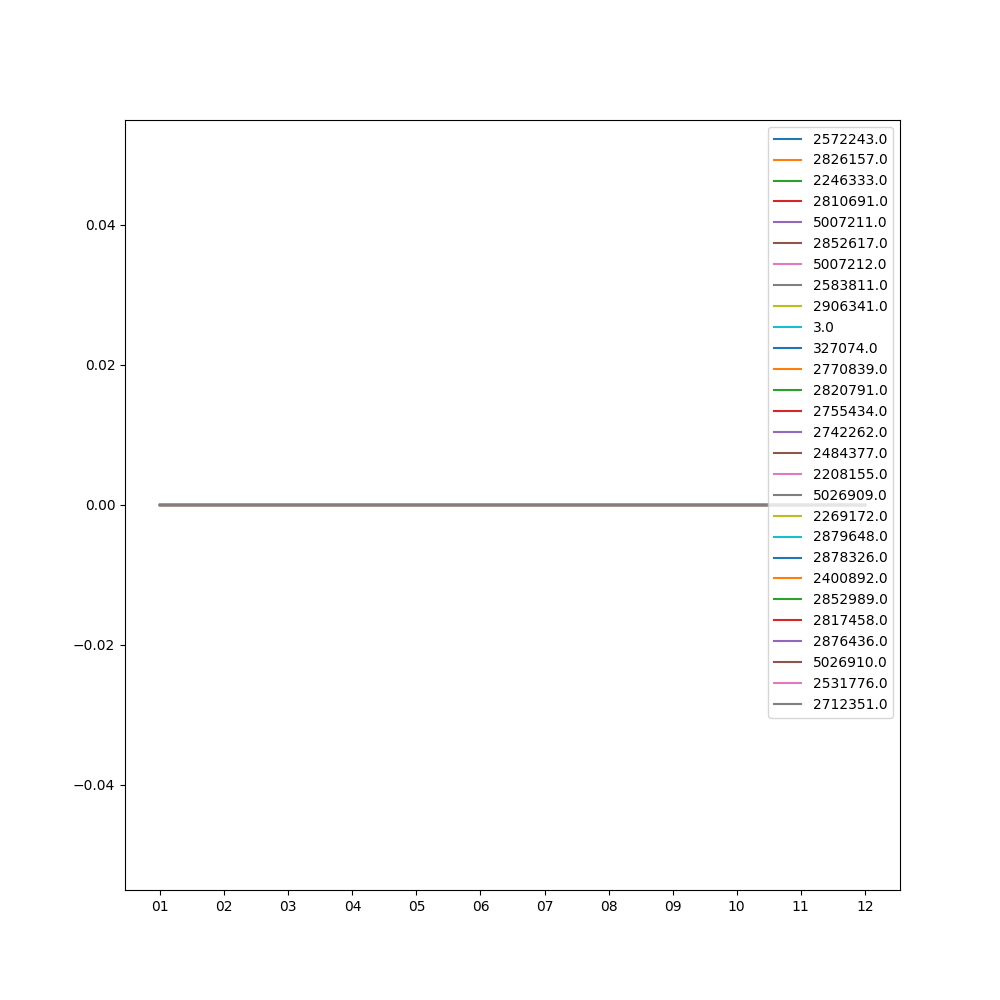

Here is the Python script that generated this plot:
import numpy as np
import pandas as pd
import matplotlib.pyplot as plt
import matplotlib.dates as dates
import threading
import json
import time

def see_stat(x, y=0):
    if y == "list":
        print (x.columns.tolist())
    else:
        for c in  x.columns.tolist():
            print (f"###############\n{x[c].value_counts(dropna=False)}")


def diag_circle(vals, labels, myexplode, title, save_name, types=None):
    fig, ax = plt.subplots(figsize=(50,50))
    ax.pie(vals, explode=myexplode, labels=labels, autopct='%1.2f%%', startangle=90, pctdistance=0.85)

    if types != None:
        centre_circle = plt.Circle((0,0),0.70,fc='white')
        fig = plt.gcf()
        fig.gca().add_artist(centre_circle)

    ax.axis("equal")
    ax.set_title(title)
    ax.legend(loc='best') #, bbox_to_anchor=(0.7, 0.7) 'upper left' bbox_to_anchor=(0.5, 0., 0.5, 0.5)
    plt.savefig(save_name)

def CUSTOMER():
    c_open = pd.read_csv('B24_dbo_Crm_customers.csv', delimiter=',')
    c_open = c_open[['Customer_Id', 'consent', 'join_club_success', 'Could_send_sms', 'Could_send_email']]
    c_open['join_club_success'] = c_open['join_club_success'].replace(np.nan, 2)
    c_open['Could_send_sms'] = c_open['Could_send_sms'].replace(np.nan, 0)
    c_open['Could_send_email'] = c_open['Could_send_email'].replace(np.nan, 0)
    c_open['consent'] = c_open['consent'].replace(np.nan, 0)
    c_open = c_open.apply(lambda x: pd.to_numeric(x, errors='coerce')).dropna() # Убираю все строки
    return c_open

def PRODUCT():
    p_open = pd.read_csv('B24_dbo_Crm_product_in_order.csv', delimiter=',')
    p_open = p_open[['Order_ID', 'Product_ID', 'Items_Count', 'Total_Amount', 'TotalDiscount']] 
    return p_open
    
def ORDER():
    o_open = pd.read_csv('B24_dbo_Crm_orders.csv', delimiter=',')
    #see_stat(o_open)
    o_open = o_open[['Order_Id', 'Customer_Id', 'Items_Count', 'price_before_discount', 'Amount_Charged', 'Order_Date']]
    o_open['price_before_discount'] = o_open['price_before_discount'].replace(np.nan, 0)
    return o_open.sort_values(by=['Order_Date'])

def PRODUCTNAME():
    p_open = pd.read_csv('B24_dbo_Products.csv', delimiter=',')
    #see_stat(p_open)
    return p_open


class Sort_v1:
    def __init__(self):
        # Pandas
        self.customer_open = CUSTOMER() #['Customer_Id', 'consent', 'join_club_success', 'Could_send_sms', 'Could_send_email']   
        self.order_open = ORDER() #['Order_Id', 'Customer_Id', 'Items_Count', 'price_before_discount', 'Amount_Charged', 'Order_Date'] 
        self.product_open = PRODUCT() #['Order_ID', 'Product_ID', 'Items_Count', 'Total_Amount', 'TotalDiscount']   
#        # Array
#        self.customer_arr = self.customer_open.to_numpy()
        self.order_arr = self.order_open.to_numpy()
        self.product_arr = self.product_open.to_numpy()
#        # Dict Graph
#        self.customer_dict = self.func_return(self.customer_arr, 0)
        self.order_dict = self.func_return(self.order_arr, 0)
        self.product_dict = self.func_return(self.product_arr, 0)

        self.sort_dict = {}

    def func_unite(self, see=None):
        key_error = 0
        not_errot = 0
        # Прохожу циклом по покупкам ордер
        for i in range(self.order_arr.shape[0]):
            try:
                # Из получаю продукты исходя из покупки ордер
                gen_ls = [self.get_from_index(p) for p in self.product_dict[self.order_arr[i,0]]] #arr_p[arr_o[i,0]]

                # Получаю  индекс покупателя в массиве
                ID_customer = self.customer_dict[self.order_arr[i,1]][0]

                # По индексу получаю информацию о покупателе
                ID_customer = self.customer_arr[ID_customer,:].tolist()
                if see != None:
                    print ("Product in order", len(gen_ls))
                    print ("Customer ID", ID_customer, int(ID_customer[0]), self.order_arr[i,1])

                # Создаю словарь где ключ ID покупки ордера

                #sort_dict[arr_o[i,0]] = [[gen_ls, ID_customer]] # Новая
                T = self.func_repack(gen_ls)
                T.append({"DATE_ORDER":self.order_arr[i,-1], "Items_Count":self.order_arr[i,2], "price_before_discount":self.order_arr[i,3], 
                          "Amount_Charged": self.order_arr[i,4], "CONSENT":ID_customer[1],
                          "USER": ID_customer[0], "JCS":ID_customer[2], "CSS":ID_customer[3], "CSE":ID_customer[4],})
                self.sort_dict[self.order_arr[i,0]] = T
                not_errot += 1
            except KeyError:
                key_error += 1
        print (len(self.sort_dict), key_error, not_errot)

    def func_repack(self, x):
        list = []
        for i in x:
            list.append({"P_ID":i[1], "P_COUNT":i[2], "Total_Amount":i[3],"TotalDiscount":i[4]})
        return list

    def func_return(self, x, y):
        dict = {} 
        for i in range(x.shape[0]):
            try:
                dict[x[i,y]].append(i)
            except KeyError:
                dict[x[i,y]] = [i]
        return dict    

    def get_from_index(self, x):
        return self.product_arr[x,:].tolist()
    
    def save_data(self, x):
        with open(x, 'w') as js_file:
            json.dump(self.sort_dict, js_file)

    def open_data(self, x):
        with open(x) as json_file:
            data = json.load(json_file)
            return data
            #for ix, o in enumerate(list(data.keys())[:]):
                #print (data[o], ix, o)
                
        print ("DONE")


    def diag_product_2(self):
# Получить сумму всех продаж
        S = self.product_open['Total_Amount'].sum()
        self.order_dict = self.func_return(self.order_arr, 0) #['Order_Id', 'Customer_Id', 'Items_Count', 'price_before_discount', 'Amount_Charged', 'Order_Date'] 
        #amount_charged_sum= 1 573 811 359.5180595, price_before_discount_sum= 1 719 882 683.943696
       
# Разделить продукты на категории
#------------------------------------------->
        self.product_dict = self.func_return(self.product_arr, 1) #['Order_ID', 'Product_ID', 'Items_Count', 'Total_Amount', 'TotalDiscount'] 
        Total = 0
        for i in range(self.product_arr.shape[0]):
            id_order = self.order_dict[self.product_arr[i,0]]
            Total += self.product_arr[i,3]
        print (int(Total), int(S), int(Total) == int(S))

        # 211 884 081.48872375
#------------------------------------------->
        NAME = PRODUCTNAME() # [ ID, Product_Id, LocalName, Category1_Id, Category1_Name, Category2_Id, Category2_Name] 
        print (len(NAME['Category1_Id']))
        name_arr = NAME.to_numpy() 

## Разложить продукты по категориям        
        CatID_1 = self.func_return(name_arr, 3)
        LEN_1 = 0
        for i in CatID_1 :
            #print (len(CatID_1[i]))
            LEN_1 += len(CatID_1[i])
            T_price = 0
            for o in CatID_1[i]:
                T = name_arr[o,:].tolist()
                id_p = T[1]
                try:
                    for k in range(len(self.product_dict[id_p])):
                        id_p_arr = self.product_dict[id_p][k]
                        F = self.product_arr[id_p_arr,:].tolist() 
                        T_price += F[-2]  
                    #print (len(self.product_dict[id_p]))
                except KeyError:
                    pass
            S -= T_price
            CatID_1[i] = T_price
        sorted_tuples = sorted(CatID_1.items(), key=lambda item: item[1])
        self.min_visual_product(np.array(sorted_tuples))
        L = []
        V = []
        M = []
        for i in CatID_1:
            print (CatID_1[i], i)
            if CatID_1[i] > 0:
                L.append(i)
                V.append(CatID_1[i])
                M.append(0)
        L.append("Other")
        V.append(S)
        M.append(0.2)
        #diag_circle(V, L, M,  "Анализ ID категорий", "C.jpg")
        diag_circle(V[:], L[:], M[:],  "Анализ ID категорий", "github/C.jpg")
        #myexplode.append(0.2)

    def diag_product_1(self):
        NAME = PRODUCTNAME() # [ ID, Product_Id, LocalName, Category1_Id, Category1_Name, Category2_Id, Category2_Name] 
        name_arr = NAME.to_numpy() 
        CatID_1 = self.func_return(name_arr, 5)
        #CatID_1 = self.func_return(name_arr, 3)

#############
        self.product_dict = self.func_return(self.product_arr, 1) #['Order_ID', 'Product_ID', 'Items_Count', 'Total_Amount', 'TotalDiscount']   
        #self.customer_dict = self.func_return(self.customer_arr, 0) #['Customer_Id', 'consent', 'join_club_success', 'Could_send_sms', 'Could_send_email']  
        self.order_dict = self.func_return(self.order_arr, 0) #['Order_Id', 'Customer_Id', 'Items_Count', 'price_before_discount', 'Amount_Charged', 'Order_Date'] 
        fig, ax = plt.subplots(figsize=(10,10)) 
        dict_save = {}
        for i in CatID_1 :
            #M = {'01':[0,0], '02':[0,0], '03':[0,0], '04':[0,0], '05':[0,0], '06':[0,0], '07':[0,0], '08':[0,0], '09':[0,0], '10':[0,0], '11':[0,0], '12':[0,0]}
            M = {'01':0, '02':0, '03':0, '04':0, '05':0, '06':0, '07':0, '08':0, '09':0, '10':0, '11':0, '12':0}
            for o in CatID_1[i]:
                id_p = name_arr[o,1]
                try:
                    for k in range(len(self.product_dict[id_p])):
                        id_p_arr = self.product_dict[id_p][k]
                        F = self.product_arr[id_p_arr,:].tolist() 
                        price = F[3]
                        ord_id = F[0]
                        ord_id = self.order_dict[ord_id]
                        _order = self.order_arr[ord_id,:].tolist()[0]
                        _date = _order[-1].split(" ")[0].split("-")[1]
                        M[str(_date)] += price
                        #print (_order, ord_id, price, _date)
                except KeyError:
                    pass
                    #print (id_p)
            #PLOT
            if sum(M.values()) > 0:
                dict_save[i] = M
    #------------------------------------->
    #        with open('cat_2.json', 'w') as js_file:
    #            json.dump(dict_save, js_file)
    #------------------------------------->
                plt.title(f'ID категории - {i}')
                plt.xlabel('Месяц')
                plt.ylabel('Количество продуктов')
                plt.bar(list(M.keys()), list(M.values()), color = (0.5,0.1,0.5,0.6))

                plt.plot(list(M.keys()), list(M.values()))  
                plt.savefig(f"github/cat2/{i}.jpg") 
                plt.cla()
            with open('category2.json', 'w') as js_file:
                json.dump(dict_save, js_file)

#out: dict{id} = [date, sum]

#        for i in list(self.order_dict.keys())[:]:
#            _order = self.order_arr[self.order_dict[i],:].tolist()
#            _product = self.product_dict[i]
#            
#            print (_order, len(_product))
        #fig.savefig('github/T.png')

if __name__ == "__main__":
    S = Sort_v1()
#----------------->
    S.diag_product_1()


